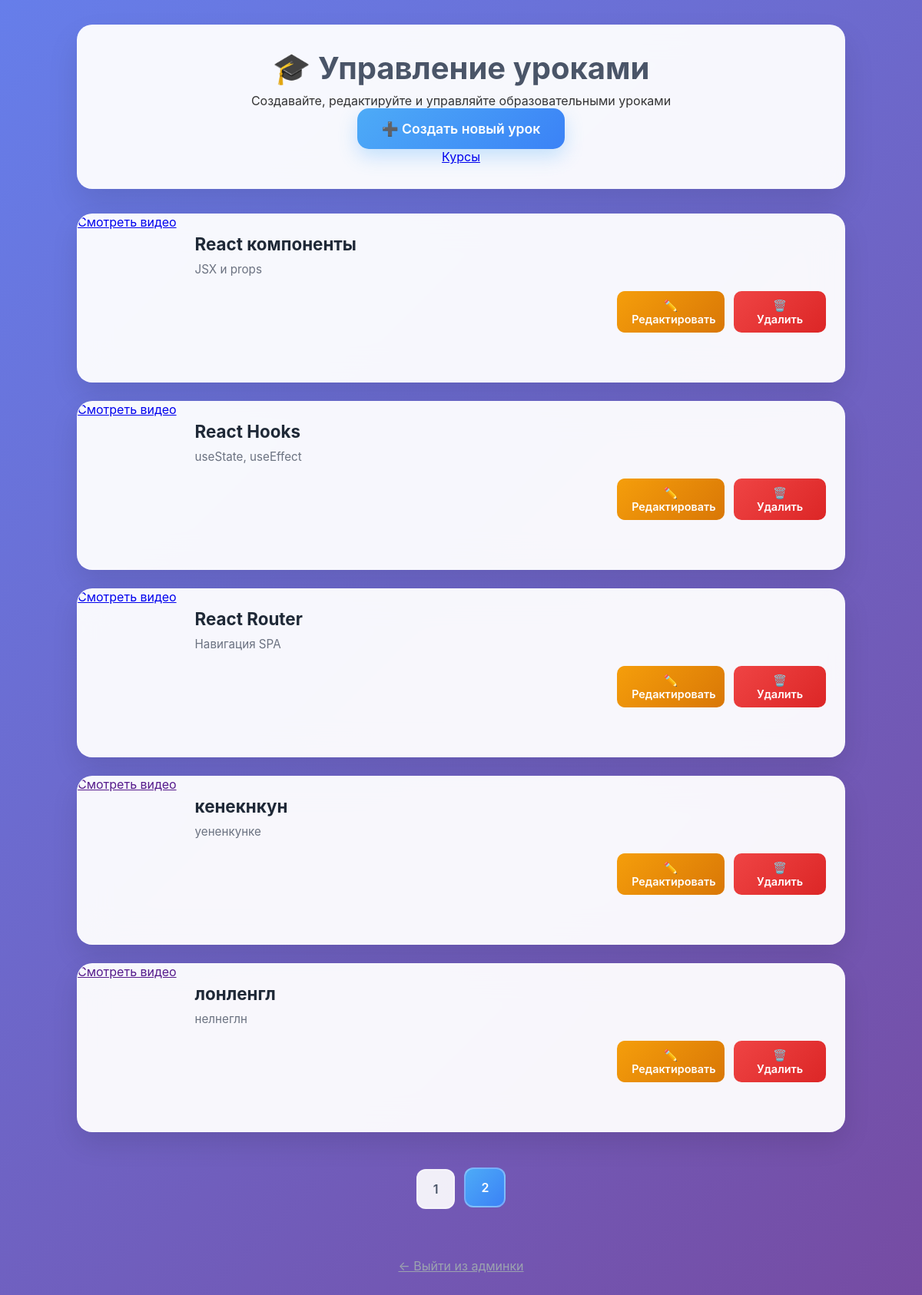
Screenshot of /course-admin/lessons.php?page=2 with the database file from the repository.
### tables this page shows
CREATE TABLE `lessons` (
  `id` int NOT NULL,
  `id_course` int NOT NULL,
  `name` varchar(50) NOT NULL,
  `description` text NOT NULL,
  `video_link` varchar(255) DEFAULT NULL,
  `hours` int NOT NULL
);

### course-admin/lessons.php (the view, shortened to what this page needs)
<?php
$mysqli = getDBConnection();
$page = isset($_GET['page']) ? (int)$_GET['page'] : 1;
$limit = 5;
$offset = ($page - 1) * $limit;
$stmt = $mysqli->prepare("SELECT * FROM lessons");
$stmt->execute();
$lessons = $stmt->get_result()->fetch_all(MYSQLI_ASSOC);
$totalLessons = count($lessons);
$totalPages = ceil($totalLessons / $limit);
?>
<!DOCTYPE html>
<html lang="en">
<head>
    <link rel="stylesheet" href="./styles/main.css">
</head>
<body>
    <div class="admin-container">
        <header class="header">
            <h1>🎓 Управление уроками</h1>
            <p>Создавайте, редактируйте и управляйте образовательными уроками</p>
            <a href="lesson_add.php" class="btn">➕ Создать новый урок</a>
            <nav>
                <a href="courses.php">Курсы</a><a href=""></a>
            </nav>
        </header>
        <?php if (empty($lessons)): ?>
            <div class="empty-state">
                <div style="font-size: 4rem;">📚</div>
                <h3>Уроков пока нет</h3>
                <p>Создайте первый урок, чтобы начать управление</p>
                <a href="lesson_add.php" class="btn">Начать</a>
            </div>
        <?php else: ?>
            <div class="courses-list">
                <?php foreach (array_slice($lessons, $offset, $limit) as $lesson): ?>
                    <div class="course-card">
                        <a href="<?= htmlspecialchars($lesson['video_link']) ?>">Смотреть видео</a>
                        <div class="course-content">
                            <div class="course-header">
                                <h3 class="course-title"><?= htmlspecialchars($lesson['name']) ?></h3>
                                <?php if ($lesson['description']): ?>
                                    <p class="course-description"><?= htmlspecialchars($lesson['description']) ?></p>
                                <?php endif; ?>
                                <div class="course-actions">
                                    <a href="lesson_edit.php?id=<?= $lesson['id'] ?>" class="btn-small btn-edit">
                                        ✏️ Редактировать
                                    </a>
                                    <a href="lesson_delete.php?id=<?= $lesson['id'] ?>"
                                        class="btn-small btn-delete"
                                        onclick="return confirm('Удалить курс «<?= htmlspecialchars($lesson['name']) ?>»?')">
                                        🗑️ Удалить
                                    </a>
                                </div>
                            </div>
                        </div>
                    </div>
                <?php endforeach; ?>
            </div>
            <?php if ($totalPages > 1): ?>
                <div class="pagination">
                    <?php for ($i = 1; $i <= $totalPages; $i++): ?>
                        <a href="?page=<?= $i ?>"
                            class="page-link <?= $i === $page ? 'active' : '' ?>">
                            <?= $i ?>
                        </a>
                    <?php endfor; ?>
                </div>
            <?php endif; ?>
        <?php endif; ?>
        <div style="text-align: center; margin-top: 3rem; padding: 1rem; color: #9ca3af;">
            <a href="index.php" style="color: inherit;">← Выйти из админки</a>
        </div>
    </div>
</body>
</html>

### course-admin/styles/main.css (style rules this page uses)
* { margin: 0; padding: 0; box-sizing: border-box; }
body { background: linear-gradient(135deg, #667eea 0%, #764ba2 100%); min-height: 100vh; font-family: -apple-system, BlinkMacSystemFont, 'Segoe UI', Roboto, sans-serif; color: #333; padding: 2rem; }
.admin-container { max-width: 1000px; margin: 0 auto; }
.header { background: rgba(255, 255, 255, 0.95); backdrop-filter: blur(20px); border-radius: 20px; padding: 2rem; margin-bottom: 2rem; box-shadow: 0 20px 40px rgba(0, 0, 0, 0.1); text-align: center; }
.header h1 { color: #4a5568; font-size: 2.5rem; font-weight: 700; margin-bottom: 0.5rem; }
.btn { display: inline-block; padding: 1rem 2rem; background: linear-gradient(135deg, #4dabf7 0%, #3b82f6 100%); color: white; text-decoration: none; border-radius: 15px; font-weight: 600; font-size: 1.1rem; transition: all 0.3s ease; box-shadow: 0 10px 25px rgba(77, 171, 247, 0.3); }
.courses-list { display: flex; flex-direction: column; gap: 1.5rem; margin-bottom: 3rem; }
.course-card { background: rgba(255, 255, 255, 0.95); backdrop-filter: blur(20px); border-radius: 20px; overflow: hidden; box-shadow: 0 15px 35px rgba(0, 0, 0, 0.1); transition: all 0.3s ease; border: 1px solid rgba(255, 255, 255, 0.2); display: flex; height: 220px; }
.course-content { flex: 1; padding: 1.5rem; display: flex; flex-direction: column; justify-content: space-between; }
.course-header { flex-grow: 1; }
.course-title { font-size: 1.4rem; font-weight: 700; color: #1f2937; margin-bottom: 0.5rem; line-height: 1.3; }
.course-description { color: #6b7280; margin-bottom: 1rem; line-height: 1.5; font-size: 0.95rem; }
.course-actions { display: flex; gap: 0.75rem; justify-content: flex-end; }
.btn-small { padding: 0.6rem 1.2rem; font-size: 0.9rem; text-align: center; border-radius: 10px; font-weight: 600; text-decoration: none; transition: all 0.3s ease; }
.btn-edit { background: linear-gradient(135deg, #f59e0b 0%, #d97706 100%); color: white; flex: 1; max-width: 140px; }
.btn-delete { background: linear-gradient(135deg, #ef4444 0%, #dc2626 100%); color: white; flex: 1; max-width: 120px; }
.pagination { display: flex; justify-content: center; gap: 0.75rem; flex-wrap: wrap; }
.page-link { padding: 0.875rem 1.25rem; background: rgba(255, 255, 255, 0.9); color: #4a5568; text-decoration: none; border-radius: 12px; font-weight: 600; transition: all 0.3s ease; border: 2px solid rgba(255, 255, 255, 0.3); }
.page-link:hover, .page-link.active { background: linear-gradient(135deg, #4dabf7 0%, #3b82f6 100%); color: white; transform: translateY(-2px); }

### rows the page displays
lessons: name "React компоненты", description "JSX и props"
lessons: name "React Hooks", description "useState, useEffect"
lessons: name "React Router", description "Навигация SPA"
lessons: name "кенекнкун", description "уененкунке"
lessons: name "лонленгл", description "нелнеглн"
